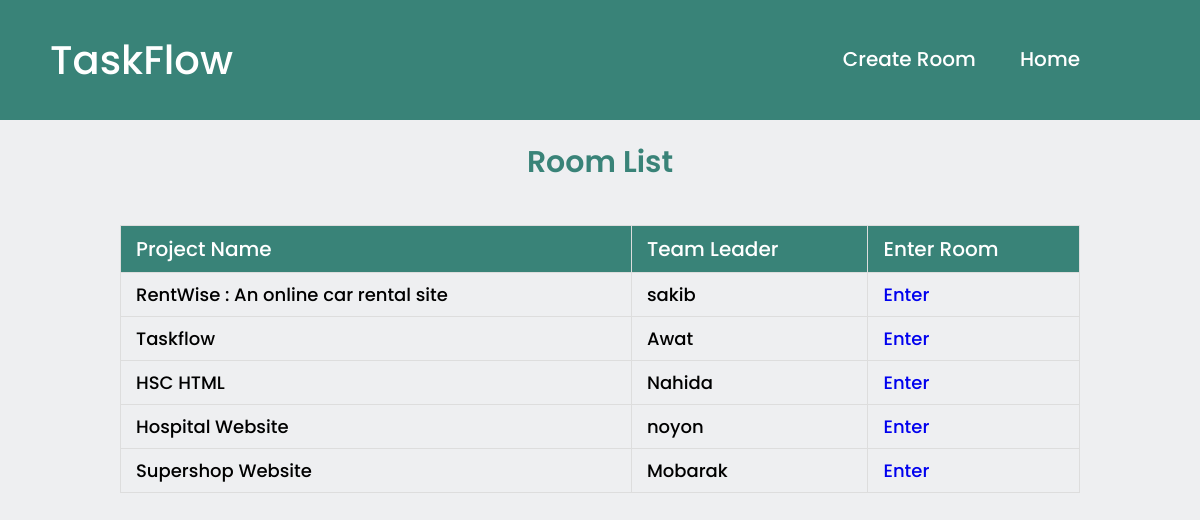
The app's page /room_list/ with its own data.
### myapp/models.py (models this page shows, shortened)
class ProjectRoom(models.Model):
    project_name = models.CharField(max_length=255)
    room_id = models.CharField(max_length=6, unique=True)
    description = models.TextField(null=True)
    team_leader = models.ForeignKey(User, on_delete=models.CASCADE)
    team_members = models.ManyToManyField(User, related_name='team_memberships')

### myapp/views.py (the view)
# urls.py: path('room_list/', views.room_list, name='room_list'),
def room_list(request):
    rooms = ProjectRoom.objects.all()
    return render(request, 'room_list.html', {'rooms': rooms})

### templates/room_list.html (shortened to what this page needs)
<!DOCTYPE html>
<html lang="en">
  <head>
  </head>
  <body>
    <div class="navbar">
      <div class="title">TaskFlow</div>
      <div class="button">
        <a href="{% url 'create_room' %}">Create Room</a>
        <a href="{% url 'login' %}">Home</a>
      </div>
    </div>
    <h2>Room List</h2>
    <table>
      <tr>
        <th>Project Name</th>
        <th>Team Leader</th>
        <th>Enter Room</th>
      </tr>
      {% for room in rooms %}
      <tr>
        <td>{{ room.project_name }}</td>
        <td>{{ room.team_leader.username }}</td>
        <td class="enter"><a href="{% url 'enter_room' room.id %}">Enter</a></td>
      </tr>
      {% endfor %}
    </table>
  </body>
</html>

### templates/room_list.html (style rules this page uses)
body { font-family: "Poppins", sans-serif; background: #eeeff1; margin: 0; padding: 0; display: flex; flex-direction: column; align-items: center; }
h2 { margin: 20px; font-size: 30px; font-weight: 600; color: #398378; }
table { width: 80%; border-collapse: collapse; margin: 20px; }
th, td { border: 1px solid #dddddd; padding: 8px; padding-left: 15px; text-align: left; }
th { background-color: #398378; color: #ffffff; font-size: 20px; font-weight: 500; }
td { font-size: 18px; font-weight: 500; }
tr a { text-decoration: none; }
.navbar { background-color: #398378; width: 100%; display: flex; justify-content: space-between; margin: 0; padding: 30px; }
.title { margin-left: 50px; font-size: 40px; font-weight: 500; color: white; }
.button { margin-right: 100px; }
.button a { display: inline-block; color: white; font-weight: 500; font-size: 20px; text-align: center; padding: 14px 20px; text-decoration: none; transition: transform 0.3s ease-in-out; }

### records on screen
ProjectRoom: project_name "RentWise : An online car rental site", team_leader.username "sakib"
ProjectRoom: project_name "Taskflow", team_leader.username "Awat"
ProjectRoom: project_name "HSC HTML", team_leader.username "Nahida"
ProjectRoom: project_name "Hospital Website", team_leader.username "noyon"
ProjectRoom: project_name "Supershop Website", team_leader.username "Mobarak"
